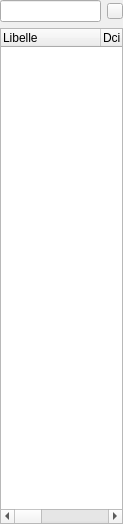
        <widget class="QWidget" name="page_Favoris">
         <property name="geometry">
          <rect>
           <x>0</x>
           <y>0</y>
           <width>123</width>
           <height>524</height>
          </rect>
         </property>
         <attribute name="label">
          <string>Favoris</string>
         </attribute>
         <layout class="QGridLayout" name="gridLayout_11">
          <property name="leftMargin">
           <number>0</number>
          </property>
          <property name="topMargin">
           <number>0</number>
          </property>
          <property name="rightMargin">
           <number>0</number>
          </property>
          <property name="bottomMargin">
           <number>0</number>
          </property>
          <item row="1" column="0">
           <widget class="C_QLineEdit" name="lineEdit_FavorisSearch"/>
          </item>
          <item row="1" column="1">
           <widget class="QPushButton" name="pushButton_menuFavoris">
            <property name="minimumSize">
             <size>
              <width>16</width>
              <height>16</height>
             </size>
            </property>
            <property name="maximumSize">
             <size>
              <width>16</width>
              <height>16</height>
             </size>
            </property>
            <property name="text">
             <string/>
            </property>
           </widget>
          </item>
          <item row="2" column="0" colspan="2">
           <widget class="C_DragQTreeWidget" name="treeWidget_Favoris">
            <property name="dragEnabled">
             <bool>false</bool>
            </property>
            <property name="dragDropOverwriteMode">
             <bool>false</bool>
            </property>
            <property name="dragDropMode">
             <enum>QAbstractItemView::NoDragDrop</enum>
            </property>
            <property name="rootIsDecorated">
             <bool>false</bool>
            </property>
            <property name="itemsExpandable">
             <bool>false</bool>
            </property>
            <property name="expandsOnDoubleClick">
             <bool>false</bool>
            </property>
            <attribute name="headerCascadingSectionResizes">
             <bool>true</bool>
            </attribute>
            <column>
             <property name="text">
              <string>Libelle                                    </string>
             </property>
            </column>
            <column>
             <property name="text">
              <string>Dci 1</string>
             </property>
            </column>
            <column>
             <property name="text">
              <string>Dci 2</string>
             </property>
            </column>
            <column>
             <property name="text">
              <string>Dci 3</string>
             </property>
            </column>
            <column>
             <property name="text">
              <string>Prix</string>
             </property>
            </column>
            <column>
             <property name="text">
              <string>ATC</string>
             </property>
            </column>
            <column>
             <property name="text">
              <string>CIP</string>
             </property>
            </column>
            <column>
             <property name="text">
              <string>CIS</string>
             </property>
            </column>
            <column>
             <property name="text">
              <string>Origine</string>
             </property>
            </column>
            <column>
             <property name="text">
              <string>Type ID</string>
             </property>
            </column>
            <column>
             <property name="text">
              <string>SpecKey</string>
             </property>
            </column>
            <column>
             <property name="text">
              <string>Generique</string>
             </property>
            </column>
            <column>
             <property name="text">
              <string>statut</string>
             </property>
            </column>
            <column>
             <property name="text">
              <string>nb_UP</string>
             </property>
            </column>
           </widget>
          </item>
         </layout>
        </widget>
